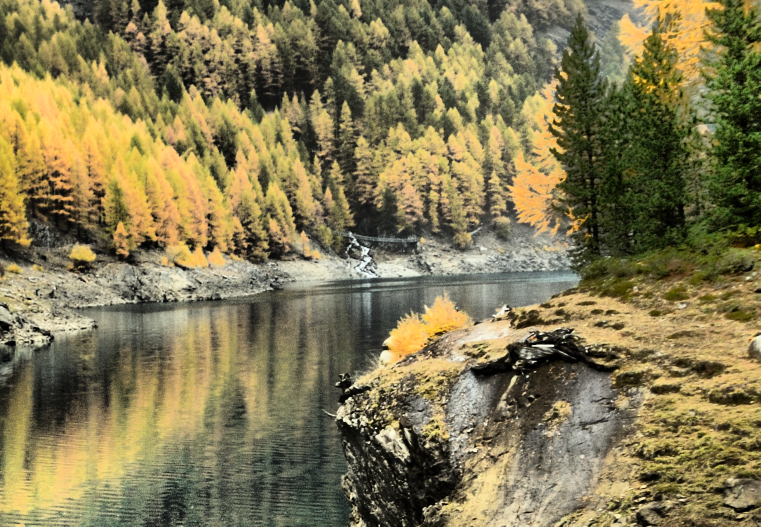
#> input picture resources/rdcc2b214t_clahe.TIF, 1521 x 1053 px (shown at 1/2 size)
$ python -i utils.py   (imports and definitions only)   (older library calls are emulated)
#> lines starting #> are read from the running program, lines starting #| are printed output that depends on the picture; after the words box and inside, x2 and y2 are one past the last pixel; in counts of white or black regions, pixels touching at a corner belong together
#> further down, picture is the input picture: shape (1053, 1521, 3); mean B, G, R 82.8, 121.4, 131.4

"""
    2017-2018 Department of Information Engineering and Mathematics, University of Siena, Italy.

    Authors:  Andrea Costanzo (andreacos82@gmail.com) and Benedetta Tondi

    This program is free software: you can redistribute it and/or modify it under the terms of the GNU General Public
    License as published by the Free Software Foundation, either version 3 of the License, or (at your option) any later
    version. This program is distributed in the hope that it will be useful, but WITHOUT ANY WARRANTY; without even the
    implied warranty of MERCHANTABILITY or FITNESS FOR A PARTICULAR PURPOSE.  See the GNU General Public License for
    more details. You should have received a copy of the GNU General Public License along with this program.
    If not, see <http://www.gnu.org/licenses/>.

    If you are using this software, please cite:
    M. Barni, A. Costanzo, E. Nowroozi, B. Tondi., “CNN-based detection of generic contrast adjustment with
    JPEG post-processing", ICIP 2018 (http://clem.dii.unisi.it/~vipp/files/publications/CM-icip18.pdf)

"""

import numpy as np
import io
from scipy.misc import imread
import cv2
import bisect


# [81 lines left out: functions random_jpeg_augmentation, gamma_correction, not called in this run]


def imadjust(img, channels=3, tol=5, vin=[0, 255], vout=(0, 255)):

    """ Performs Matlab-like histogram stretch

    Args:
      img: file path to the input image
      channels: image channel, determines grayscale or color processing
      tol:
      vin: input pixelrange
      vout: output pixel range
    Returns:
      enhanced image
    """
#> called with channels = 3, tol = 5, vout = (0, 255)

# [4 lines of commented-out code are left out]

    h_hsv, s_hsv, v_hsv = cv2.split(cv2.cvtColor(img, cv2.COLOR_BGR2HSV))
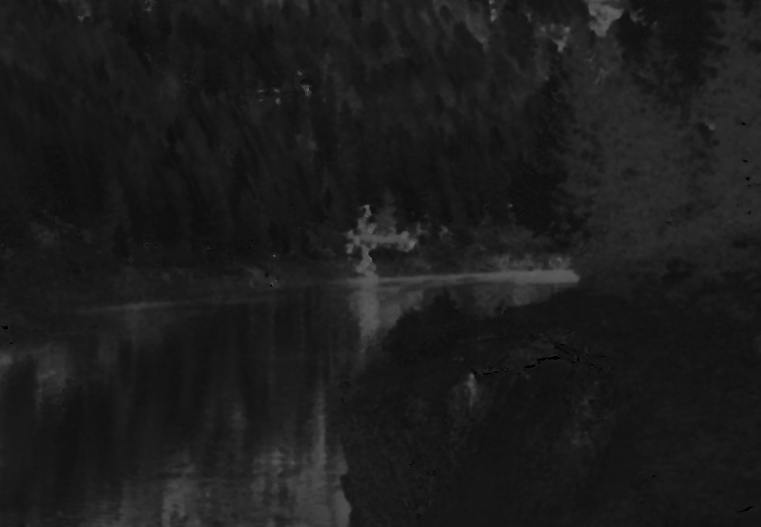
#> h_hsv: shape (1053, 1521) (shown at 1/2 size); min 0, max 120, mean 27.9
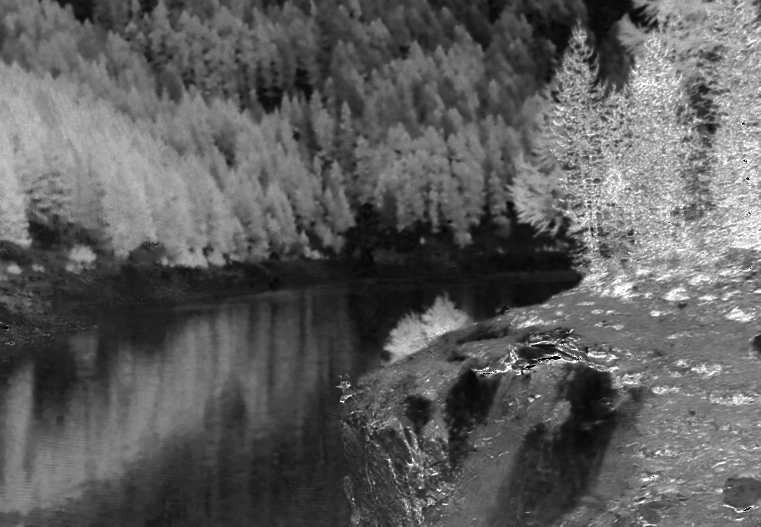
#> s_hsv: shape (1053, 1521) (shown at 1/2 size); min 0, max 255, mean 93.5
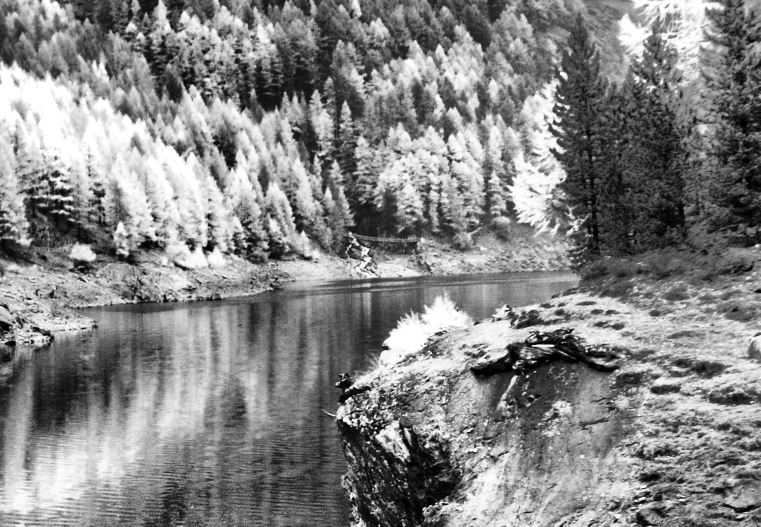
#> v_hsv: shape (1053, 1521) (shown at 1/2 size); min 0, max 255, mean 133

    # Stretching on V-channel
    tol = max(0, min(100, tol))

    if tol > 0:
        # Compute in and out limits
        # Histogram
        hist = np.histogram(v_hsv, bins=list(range(256)), range=(0, 255))[0]
#> hist = 255 values, max 30499 at index 254, min 200 at index 253, mean 6280.8

        # Cumulative histogram
        cum = hist
#> cum has the same summary as hist
        for i in range(1, 255): cum[i] = cum[i - 1] + hist[i]
#> after the loop, cum = 255 values from 625 to 1601613

        # Compute bounds
        total = v_hsv.shape[0] * v_hsv.shape[1]
#> total = 1601613
        low_bound = total * tol / 100
#> low_bound = 80080.6
        upp_bound = total * (100 - tol) / 100
#> upp_bound = 1521532.4
        vin[0] = bisect.bisect_left(cum, low_bound)
        vin[1] = bisect.bisect_left(cum, upp_bound)

    # Stretching
    scale = (vout[1] - vout[0]) / (vin[1] - vin[0])
#> scale = 1.2
    vs = v_hsv - vin[0]
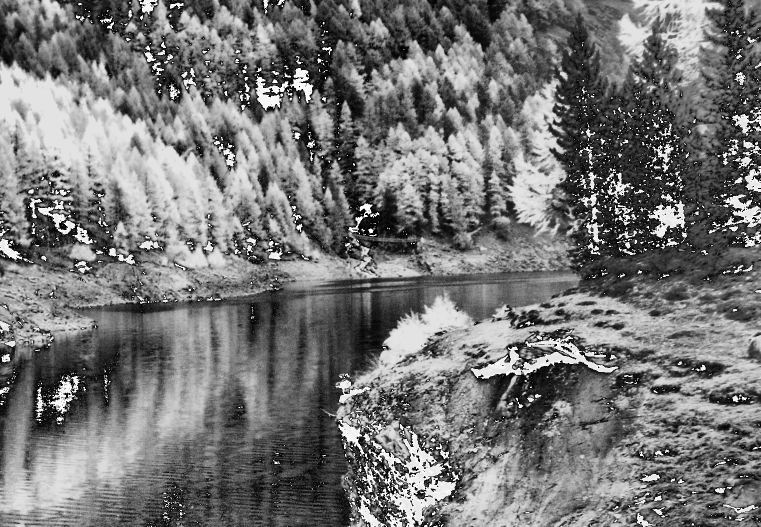
#> vs: shape (1053, 1521) (shown at 1/2 size); min 0, max 255, mean 117.3
    vs[v_hsv < vin[0]] = 0
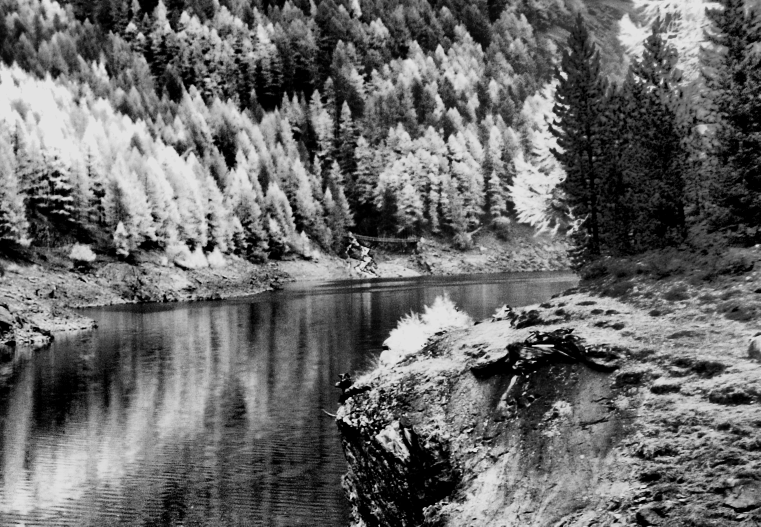
#> vs: shape (1053, 1521) (shown at 1/2 size); 4.81% of pixels changed, all inside (x1, y1, x2, y2) = (0, 0, 1521, 1053)
    vd = vs * scale + vout[0]
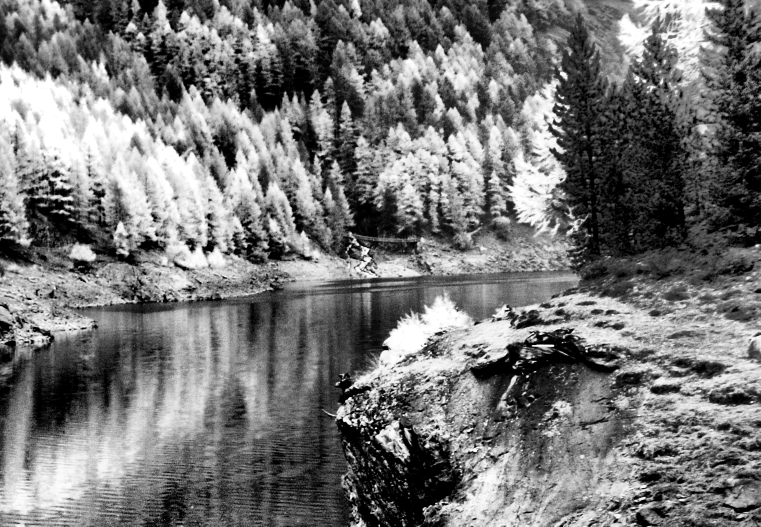
#> vd: shape (1053, 1521) float64 (shown at 1/2 size); min 0, max 271.8, mean 126.4; drawn with min black and max white
    vd[vd > vout[1]] = vout[1]

    dst = np.uint8(vd)
    hsv_img_stretch = cv2.merge((h_hsv, s_hsv, dst))
#> hsv_img_stretch: shape (1053, 1521, 3); mean H, S, V 27.9, 93.5, 125.4
    img_stretch = cv2.cvtColor(hsv_img_stretch, cv2.COLOR_HSV2BGR)
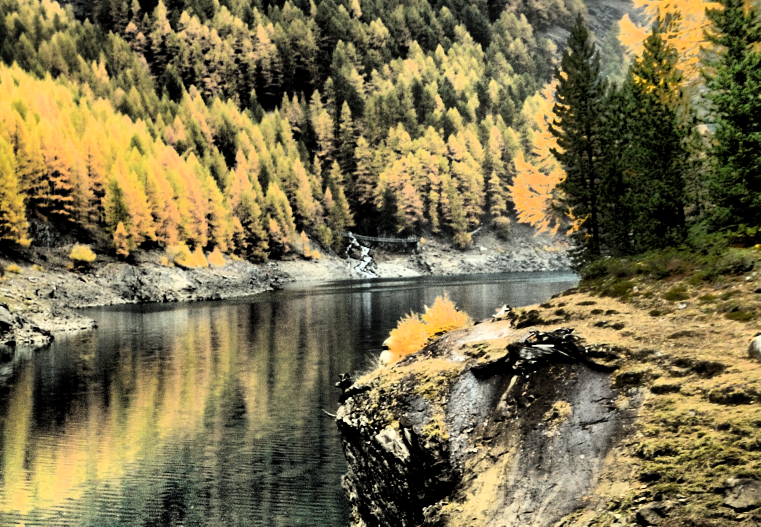
#> img_stretch: shape (1053, 1521, 3) (shown at 1/2 size); mean B, G, R 77.1, 113.6, 124.1

    return img_stretch


# [31 lines left out: function clahe_enhancement, not called in this run]

>>> import cv2
>>> picture = cv2.imread('resources/rdcc2b214t_clahe.TIF')
>>> result = imadjust(picture)
